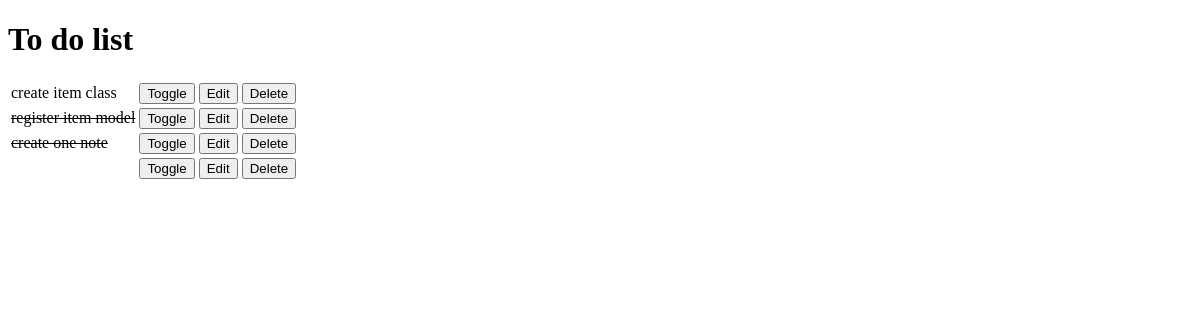
Before: / with the older database file.
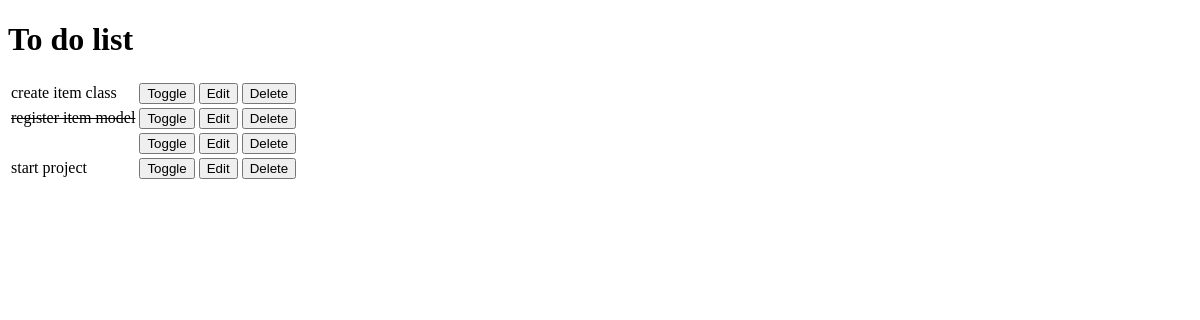
After: the same page with the newer database file.
### app_1/models.py (models this page shows, shortened)
class Item(models.Model):
    name = models.CharField(max_length=50, null=False, blank=False)
    done = models.BooleanField(null=False, blank=False, default=False)

### app_1/views.py (the view)
# urls.py: path('', views.get_todo_list, name='get_todo_list'),
def get_todo_list(request):
    items = Item.objects.all()
    context = {
        'items': items
    }
    return render(request, 'todo/todo_list.html', context)

### app_1/templates/todo/todo_list.html (shortened to what this page needs)
<!DOCTYPE html>
<html lang="en">
<head>
</head>
<body>
    <h1>To do list</h1>
    <table>
        {% for item in items %}
            <tr>
                {% if item.done %}
                    <td><del>{{ item.name }}</del></td>
                {% else %}
                    <td>{{ item.name }}</td>
                {% endif %}
                <td>
                    <a href="/toggle/{{ item.id }}">
                        <button>Toggle</button>
                    </a>
                </td>
                <td>
                    <a href="/edit/{{ item.id }}">
                        <button>Edit</button>
                    </a>
                </td>
                <td>
                    <a href="/delete/{{ item.id }}">
                        <button>Delete</button>
                    </a>
                </td>
            </tr>
        {% empty %}
            <tr>You have no to do items</tr>
        {% endfor %}
    </table>
</body>
</html>

Changed rows visible on the page:
removed Item: name "create one note"
added Item: name "start project"
